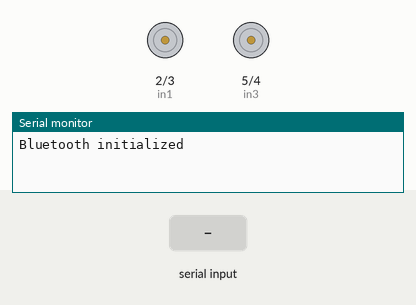
The sketch below on a simulated Arduino Uno, built with avr-gcc and run on an emulated ATmega328P. Parts: motor-driver pin pairs drawn as motors (green arrow = first pin HIGH = forward, orange = second pin HIGH = backward, longer = more drive, scaled by the enable pin), the last lines printed to the serial monitor. The inputs (shaded band) are chosen by the test bench.

Above: at 1.2 s.
1.3 s: "F" received over the second serial link
At 1.8 s:
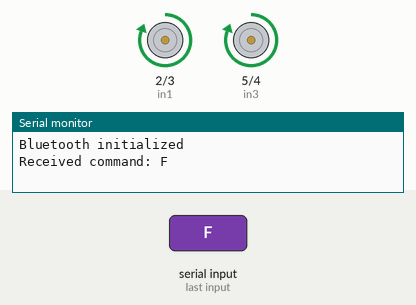
2.8 s: "B" received over the second serial link
At 4.0 s:
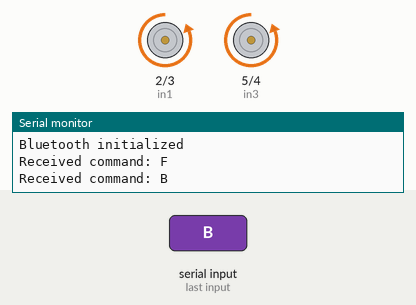
4.3 s: "L" received over the second serial link
At 5.3 s:
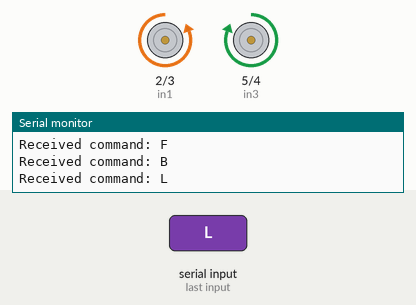
5.8 s: "R" received over the second serial link
At 6.5 s:
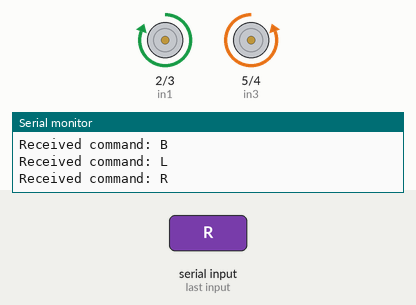
Timing chart, 0 to 8.3 s (numbered marks = the images above; inputs shaded):
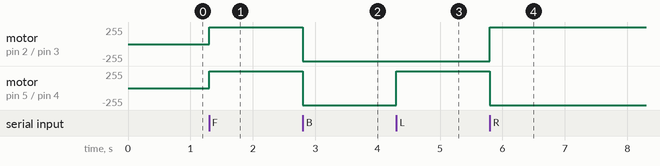

The sketch:

Task1.ino
```cpp
#include <SoftwareSerial.h>


// Define motor control pins
int in1 = 2;
int in2 = 3;
int in3 = 5;
int in4 = 4;
int ena = 12;
int enb = 11;


// Define Bluetooth module pins
SoftwareSerial bluetooth(9, 8); // RX, TX


void setup() {
  // Set up motor control pins
  pinMode(in1, OUTPUT);
  pinMode(in2, OUTPUT);
  pinMode(in3, OUTPUT);
  pinMode(in4, OUTPUT);
  pinMode(ena, OUTPUT);
  pinMode(enb, OUTPUT);


  // Set up Bluetooth communication
  Serial.begin(9600);
  Serial.println("Bluetooth initialized");
  bluetooth.begin(9600); // Set the baud rate of your Bluetooth module


  // Stop the motors initially
  digitalWrite(in1, LOW);
  digitalWrite(in2, LOW);
  digitalWrite(in3, LOW);
  digitalWrite(in4, LOW);
  analogWrite(ena, 0);
  analogWrite(enb, 0);
}


void loop() {
  if (bluetooth.available() > 0) {
    char command = bluetooth.read();
    Serial.print("Received command: ");
    Serial.println(command);


    // Drive commands from the RC controller app
    switch (command) {
      case 'F':
        // Move forward
        digitalWrite(in1, HIGH);
        digitalWrite(in2, LOW);
        digitalWrite(in3, HIGH);
        digitalWrite(in4, LOW);
        analogWrite(ena, 255);
        analogWrite(enb, 255);
        break;


      case 'B':
        // Move backward
        digitalWrite(in1, LOW);
        digitalWrite(in2, HIGH);
        digitalWrite(in3, LOW);
        digitalWrite(in4, HIGH);
        analogWrite(ena, 255);
        analogWrite(enb, 255);
        break;


      case 'L':
        // Turn left
        digitalWrite(in1, LOW);
        digitalWrite(in2, HIGH);
        digitalWrite(in3, HIGH);
        digitalWrite(in4, LOW);
        analogWrite(ena, 255);
        analogWrite(enb, 255);
        break;


      case 'R':
        // Turn right
        digitalWrite(in1, HIGH);
        digitalWrite(in2, LOW);
        digitalWrite(in3, LOW);
        digitalWrite(in4, HIGH);
        analogWrite(ena, 255);
        analogWrite(enb, 255);
        break;


      case 'S':
        // Stop
        digitalWrite(in1, LOW);
        digitalWrite(in2, LOW);
        digitalWrite(in3, LOW);
        digitalWrite(in4, LOW);
        analogWrite(ena, 0);
        analogWrite(enb, 0);
        break;


      default:
        break;
    }
  }
}
```

Measured:
- after the input at 1.3 s, motor on pin 2 (in1) / pin 3 (in2), motor on pin 5 (in3) / pin 4 (in4): stopped → forward 255/255 at once
- after the input at 2.8 s, motor on pin 2 (in1) / pin 3 (in2), motor on pin 5 (in3) / pin 4 (in4): forward 255/255 → backward 255/255 at once
- after the input at 4.3 s, motor on pin 5 (in3) / pin 4 (in4): backward 255/255 → forward 255/255 at once
- after the input at 5.8 s, motor on pin 2 (in1) / pin 3 (in2): backward 255/255 → forward 255/255 at once; motor on pin 5 (in3) / pin 4 (in4): forward 255/255 → backward 255/255 at once
